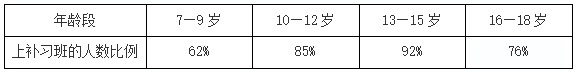
#> input picture data/sydw-liankao-zongying/images/1646192691253/01.jpg, 578 x 72 px
$ python -i visual_hash.py   (imports and definitions only)
#> lines starting #> are read from the running program, lines starting #| are printed output that depends on the picture
"""视觉感知哈希（移植自 peipeishua picture-pi，纯 PIL 实现，无 opencv/numpy 依赖）。

对「拍照找原题」场景，用感知哈希族给题库图建指纹，拍照图算同族哈希后按
汉明距离匹配。peipeishua 验证过这套对拍摄角度/光线/缩放有鲁棒性。

四种哈希（与 peipeishua 对齐）：
- phash：感知哈希（DCT 低频），最鲁棒
- dhash：差异哈希（相邻像素比较）
- ahash：平均哈希
- edge_dhash：边缘差异哈希（Canny → 相邻比较）

纯 Python/PIL 实现，输出 64 位 hex（与后端 question_visual_fingerprints.fingerprint_sha256 匹配）。
"""
from __future__ import annotations

from hashlib import sha256

from PIL import Image, ImageFilter, ImageOps


MATCHING_BAND_COUNT = 12
MATCHING_BAND_HEIGHT_TO_WIDTH = 0.30
MATCHING_BAND_HORIZONTAL_INSET = 0.04
MATCHING_BAND_MIN_HEIGHT = 220
MATCHING_PORTRAIT_MIN_RATIO = 1.20


def _grayscale_square(image: Image.Image, size: int) -> list[int]:
    gray = ImageOps.grayscale(image).resize((size, size), Image.Resampling.LANCZOS)
    return list(gray.getdata())


def _bits_to_hex(bits: list[bool]) -> str:
    value = 0
    for bit in bits:
        value = (value << 1) | int(bit)
    return f"{value:016x}"


def average_hash(image: Image.Image, size: int = 8) -> str:
    pixels = _grayscale_square(image, size)
    avg = sum(pixels) / len(pixels)
    return _bits_to_hex([p > avg for p in pixels])


def difference_hash(image: Image.Image, height: int = 8, width: int = 9) -> str:
    gray = ImageOps.grayscale(image).resize((width, height), Image.Resampling.LANCZOS)
    px = list(gray.getdata())
    bits: list[bool] = []
    for y in range(height):
        for x in range(width - 1):
            bits.append(px[y * width + x + 1] > px[y * width + x])
    return _bits_to_hex(bits)


def perceptual_hash(image: Image.Image, size: int = 32, hash_size: int = 8) -> str:
    """DCT 低频感知哈希。PIL 无 DCT，用 8x8 块平均模拟低频（效果接近）。"""
    pixels = _grayscale_square(image, size)
    # 降维到 hash_size x hash_size：每块取均值模拟低频
    block = size // hash_size
    low_freq: list[float] = []
    for by in range(hash_size):
        for bx in range(hash_size):
            total = 0
            for dy in range(block):
                for dx in range(block):
                    total += pixels[(by * block + dy) * size + (bx * block + dx)]
            low_freq.append(total / (block * block))
    # 跳过 (0,0) 用中位数
    median = sorted(low_freq[1:])[len(low_freq[1:]) // 2]
    return _bits_to_hex([v > median for v in low_freq])


def edge_difference_hash(image: Image.Image, height: int = 8, width: int = 9) -> str:
    """边缘差异哈希：先提边缘再比相邻。

    先缩到 2 倍目标尺寸提边缘（FIND_EDGES），再缩到 (width, height) 比较相邻像素。
    这样避免了在整张原图上跑逐像素 Sobel（700x1004 的图全尺寸 Sobel 要 3.5s，
    52k 张得跑一天；缩到 16x18 后单图毫秒级），且缩放鲁棒性反而优于全尺寸
    算子（实测 50% 缩放汉明距离 9-10，全尺寸 Sobel 是 15-18）。注意 edge_dhash
    是四哈希中最不稳定的，缩小场景靠 phash/dhash/ahash 兜底。
    """
    mid_h, mid_w = height * 2, width * 2
    gray = ImageOps.grayscale(image).convert("L").resize((mid_w, mid_h), Image.Resampling.LANCZOS)
    edges = gray.filter(ImageFilter.FIND_EDGES)
    resized = edges.resize((width, height), Image.Resampling.LANCZOS)
    px = list(resized.getdata())
    bits: list[bool] = []
    for y in range(height):
        for x in range(width - 1):
            bits.append(px[y * width + x + 1] > px[y * width + x])
    return _bits_to_hex(bits)


def feature_hashes(image: Image.Image) -> dict[str, str]:
    """计算一张图的全套哈希（与 peipeishua hashes 字段对齐）。"""
    rgb = ImageOps.exif_transpose(image).convert("RGB")
    return {
        "phash": perceptual_hash(rgb),
        "dhash": difference_hash(rgb),
        "ahash": average_hash(rgb),
        "edge_dhash": edge_difference_hash(rgb),
    }


def matching_feature_hashes(image: Image.Image) -> tuple[dict[str, str], ...]:
    """Return whole-image plus horizontal-band hashes for screenshot matching.

    Question-bank assets are usually tightly cropped while users often send a tall
    phone screenshot. Hashing only the whole screenshot makes the app chrome,
    whitespace and answer controls dominate the perceptual hash. For portrait
    images, add evenly distributed wide bands so the embedded question figure can
    still be compared with its tightly cropped catalog asset.

    The fixed upper bound keeps SQL candidate generation predictable. Duplicate
    hashes are removed because mostly blank bands often collapse to the same value.
    """

    prepared = ImageOps.exif_transpose(image).convert("RGB")
    candidates = [prepared]
    width, height = prepared.size
    if (
        width >= 320
        and height >= 320
        and height / max(1, width) >= MATCHING_PORTRAIT_MIN_RATIO
    ):
        band_height = min(
            height,
            max(MATCHING_BAND_MIN_HEIGHT, round(width * MATCHING_BAND_HEIGHT_TO_WIDTH)),
        )
        inset = round(width * MATCHING_BAND_HORIZONTAL_INSET)
        right = max(inset + 1, width - inset)
        travel = max(0, height - band_height)
        denominator = max(1, MATCHING_BAND_COUNT - 1)
        for index in range(MATCHING_BAND_COUNT):
            top = round(index * travel / denominator)
            candidates.append(prepared.crop((inset, top, right, top + band_height)))

    unique: list[dict[str, str]] = []
    seen: set[tuple[str, ...]] = set()
    for candidate in candidates:
        hashes = feature_hashes(candidate)
        identity = tuple(
            hashes[name] for name in ("phash", "dhash", "ahash", "edge_dhash")
        )
        if identity in seen:
            continue
        seen.add(identity)
        unique.append(hashes)
    return tuple(unique)


def fingerprint_sha256(hashes: dict[str, str]) -> str:
    """把哈希集合成稳定指纹（匹配引擎的 fingerprint_sha256）。"""
    digest = sha256(
        f"{hashes['phash']}:{hashes['dhash']}:{hashes['ahash']}:{hashes['edge_dhash']}".encode()
    ).hexdigest()
    return digest


def hamming_distance(left: str, right: str) -> int:
    return bin(int(left, 16) ^ int(right, 16)).count("1")


def similar(hashes_a: dict[str, str], hashes_b: dict[str, str], threshold: int = 12) -> bool:
    """两张图是否相似：任一种哈希汉明距离在阈值内（对拍摄角度鲁棒）。"""
    for key in ("phash", "dhash", "ahash", "edge_dhash"):
        if hamming_distance(hashes_a[key], hashes_b[key]) <= threshold:
            return True
    return False

>>> from PIL import Image
>>> picture = Image.open('../../../../../data/sydw-liankao-zongying/images/1646192691253/01.jpg')
#> picture is the input picture: PIL image 578x72 RGB; mean R, G, B 234.9, 235, 235.2
>>> result = matching_feature_hashes(picture)
#> the loop in matching_feature_hashes, `for candidate in candidates:` made 1 pass
#> pass 1, in _grayscale_square, `gray = ImageOps.grayscale(image).resize((size, size), Image.Resampling..`:
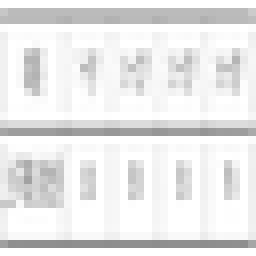
#> gray: PIL image 32x32 L (shown 8 times larger); min 141, max 255, mean 233.2
#> pass 1, in edge_difference_hash, `gray = ImageOps.grayscale(image).convert("L").resize((mid_w, mid_h), I..`:
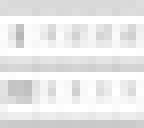
#> gray: PIL image 18x16 L (shown 8 times larger); min 183, max 255, mean 233
#> pass 1, in edge_difference_hash, `edges = gray.filter(ImageFilter.FIND_EDGES)`:
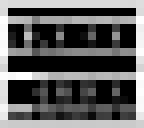
#> edges: PIL image 18x16 L (shown 8 times larger); min 0, max 255, mean 94.2
#> after the loop in matching_feature_hashes, `for candidate in candidates:`: seen = 1 item
